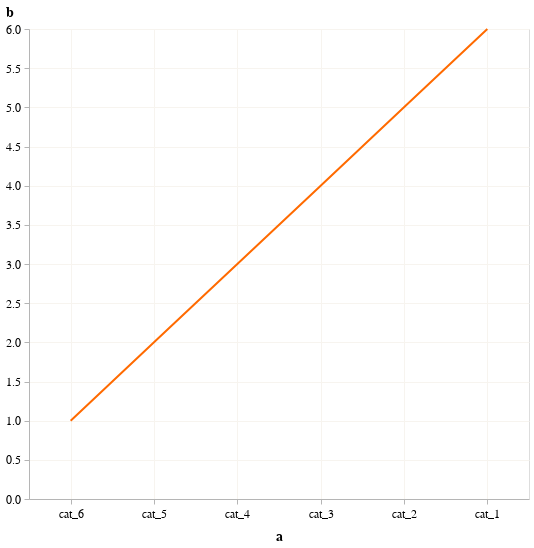

The code cell stored with this chart in its notebook:
### Markdown cell above
## Sort

### Code cell
# Using Sort we can specify the order of the data. For now I only know how to order based on X or Y 

source=pd.DataFrame(data={'a':['cat_1','cat_2','cat_3','cat_4','cat_5','cat_6'],'b':[6,5,4,3,2,1]})

(alt.Chart(source)
    .mark_line()
    .encode(
        x=alt.X('a:N', axis=alt.Axis(labelAngle=0), sort='-x',
                
                ),
        y=alt.Y('b:Q'
               )
        )
    .properties(width=500)
)

# To Copy: sort=''

### Figure 1 — Vega-Lite specification as saved in the notebook (floating-point values rounded to 4 significant figures)
{"config": {"area": {"fill": "#FF6A00"}, "bar": {"fill": "#FF6A00"}, "view": {"continuousWidth": 800, "continuousHeight": 470}, "axisBand": {"grid": false}, "axis": {"domain": true, "domainColor": "#B5B5B5", "domainWidth": 1, "grid": true, "gridColor": "#F7F4EF", "gridWidth": 1, "labelFont": "Super Grotesk Offc Pro", "labelFontSize": 12, "labelPadding": 4, "tickColor": "#B5B5B5", "tickSize": 5, "titleFont": "Super Grotesk Offc Pro", "titleFontSize": 14, "titlePadding": 10}, "axisY": {"titleAngle": 0, "titleY": -10, "titleX": -20}, "background": "#ffffff", "legend": {"labelFontSize": 11, "padding": 1, "symbolSize": 30, "symbolType": "square", "title": null, "titleFont": "Super Grotesk Offc Pro", "titleFontSize": 14, "labelFont": "Super Grotesk Offc Pro", "titlePadding": 10, "orient": "right", "direction": "vertical"}, "line": {"stroke": "#FF6A00", "strokeWidth": 2}, "point": {"filled": true}, "rect": {"fill": "#FF6A00"}, "range": {"category": ["#FF6A00", "#00B67D", "#FA4092", "#169FD9", "#FFC000"]}, "style": {"bar": {"binSpacing": 2, "fill": "#FF6A00", "stroke": null}}, "title": {"anchor": "start", "font": "Super Grotesk Offc Pro", "fontSize": 24, "fontWeight": 600, "offset": 20}}, "data": {"name": "data-1d3c1b85a0f83db27d3dbc4bbec35574"}, "mark": "line", "encoding": {"x": {"axis": {"labelAngle": 0}, "field": "a", "sort": "-x", "type": "nominal"}, "y": {"field": "b", "type": "quantitative"}}, "width": 500, "$schema": "https://vega.github.io/schema/vega-lite/v4.17.0.json", "datasets": {"data-1d3c1b85a0f83db27d3dbc4bbec35574": [{"a": "cat_1", "b": 6}, {"a": "cat_2", "b": 5}, {"a": "cat_3", "b": 4}, {"a": "cat_4", "b": 3}, {"a": "cat_5", "b": 2}, {"a": "cat_6", "b": 1}]}}
